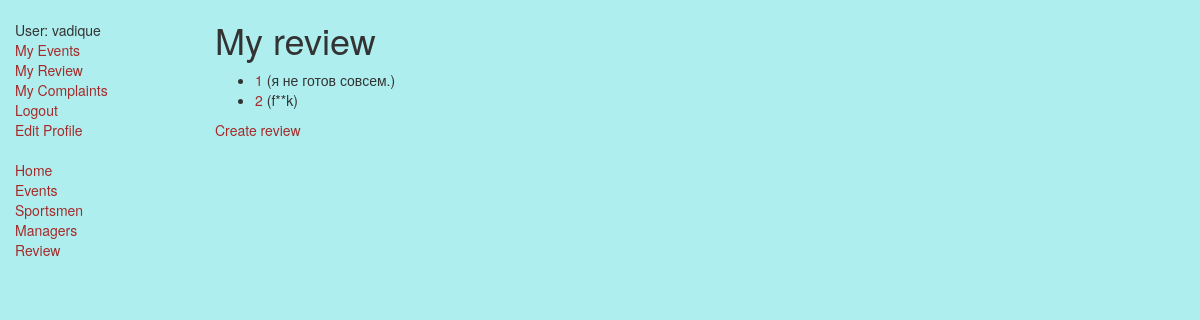
Screenshot of /sport_catalog/myReviews/ (signed in) with the database file from the repository.
### sport_catalog/models.py (models this page shows, shortened)
class Review(models.Model):
    reciever =  models.ForeignKey(SportUser,on_delete=models.CASCADE, related_name="rcv")
    sender =  models.ForeignKey(SportUser,on_delete=models.CASCADE, related_name="snd")
    mark = models.IntegerField()
    comment = models.TextField(max_length=500, help_text="Enter review comment")
    reply = models.TextField(max_length=500, help_text="Enter review comment`s reply")
    isActive = models.BooleanField()
    event =  models.ForeignKey(Event, on_delete=models.SET_NULL, null=True, blank=True)

### sport_catalog/views.py (the view)
class ReviewsByUserListView(LoginRequiredMixin, generic.ListView):
    model = Review
    template_name ='sport_catalog/review_list_by_user.html'
    paginate_by = 10
    def get_queryset(self):
        su = SportUser.objects.filter(user= self.request.user)
        return Review.objects.filter(sender= su[0])

### sport_catalog/templates/sport_catalog/review_list_by_user.html
{% extends "base_generic.html" %}
{% block content %}
    <h1>My review</h1>
    {% if review_list %}
    <ul>
      {% for review in review_list %}
      <li>
        <a href="{% url 'review-detail' review.pk %}">{{review.id}}</a> ({{ review.comment }})
      </li>
      {% endfor %}
    </ul>
    {% else %}
      <p>There are no review for {{ user.get_username }}</p>
    {% endif %}
    <a href="{% url 'review_create' %}">Create review</a>
{% endblock %}

### sport_catalog/templates/base_generic.html (shortened to what this page needs)
<!doctype html>
<html lang="en">
  <head>
    <link
      rel="stylesheet"
      href="https://maxcdn.bootstrapcdn.com/bootstrap/3.3.7/css/bootstrap.min.css" />
    {% load static %}
    <link rel="stylesheet" href="{% static 'css/styles.css' %}" />
  </head>
  <body>
    <div class="container-fluid">
      <div class="row">
        <div class="col-sm-2">
          {% block sidebar %}
          <ul class="sidebar-nav ">
            {% if user.is_authenticated %}
            <li class="nav-item nav-link">User: {{ user.get_username }}</li>
            <li><a href="{% url 'my-events'%}">My Events</a></li>
            <li><a href="{% url 'my-reviews'%}">My Review</a></li>
            <li><a href="{% url 'my-complaints'%}">My Complaints</a></li>
            <li><a href="{% url 'logout' %}">Logout</a></li>
            {% else %}
            <li><a href="{% url 'login' %}">Login</a>/<a href="{% url 'register' %}">SignIn</a></li>
            {% endif %}
            <li><a href="{% url 'edit' %}">Edit Profile</a></li>
      </ul>
            <ul class="sidebar-nav ">
              <li><a href="{% url 'index' %}">Home</a></li>
              <li><a href="{% url 'all_events' %}">Events</a></li>
              <li><a href="{% url 'all_sportsmen' %}">Sportsmen</a></li>
              <li><a href="{% url 'all_managers' %}">Managers</a></li>
              <li><a href="{% url 'all_reviews' %}">Review</a></li>
            </ul>
          {% endblock %}
        </div>
        <div class="col-sm-10 ">{% block content %}{% endblock %}</div>
      </div>
    </div>
  </body>
</html>

### static/css/styles.css (style rules this page uses)
body { background-color: paleturquoise; }
a { color:brown; }
.sidebar-nav { margin-top: 20px; padding: 0; list-style: none; }

### rows the page displays
Review: id "1", comment "я не готов совсем."
Review: id "2", comment "f**k"

### other values shown
{{ user.get_username }} "vadique"
